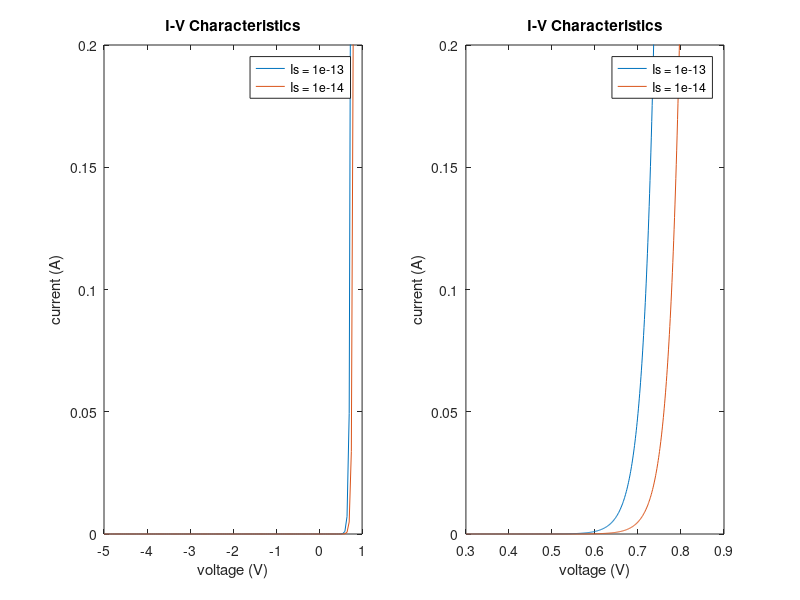
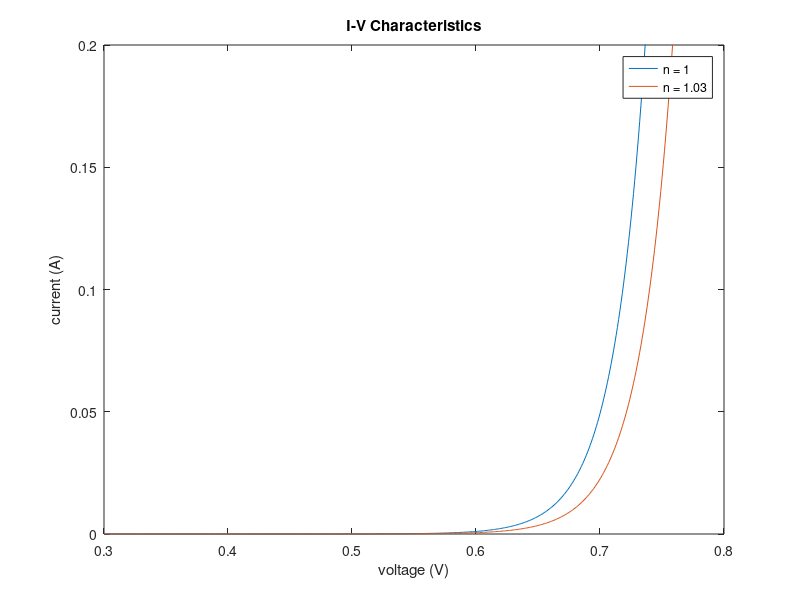

Recreate these plots in MATLAB, in order.
%% Matthew Avallone
% Electronics I HW #1

%% 1

%a
Is1 = 1e-13;
V = -5:0.05:1;
iD1 = @(Vd) Is1.*(exp(Vd/0.026)-1);
Is2 = 1e-14;
iD2 = @(Vd) Is2.*(exp(Vd/0.026)-1);
figure(1)
subplot(1,2,1)
plot(V, iD1(V), V, iD2(V));
ylabel('current (A)')
xlabel('voltage (V)')
title('I-V Characteristics')
legend('Is = 1e-13','Is = 1e-14')
axis([-5,1,0,0.2])

%b
Is1 = 1e-13;
V = 0.3:0.001:0.9;
iD1 = @(Vd) Is1.*(exp(Vd/0.026)-1);
Is2 = 1e-14;
iD2 = @(Vd) Is2.*(exp(Vd/0.026)-1);
subplot(1,2,2)
plot(V, iD1(V), V, iD2(V));
ylabel('current (A)')
xlabel('voltage (V)')
title('I-V Characteristics')
legend('Is = 1e-13','Is = 1e-14')
axis([0.3,0.9,0,0.2])

%% 2

Is = 1e-13;
V = 0.3:0.001:0.8;
n1 = 1;
iD1 = @(Vd) Is.*(exp(Vd/(n1*0.026))-1);
n2 = 1.03;
iD2 = @(Vd) Is.*(exp(Vd/(n2*0.026))-1);
figure(2)
plot(V, iD1(V), V, iD2(V));
ylabel('current (A)')
xlabel('voltage (V)')
title('I-V Characteristics')
legend('n = 1','n = 1.03')
axis([0.3,0.8,0,0.2])

